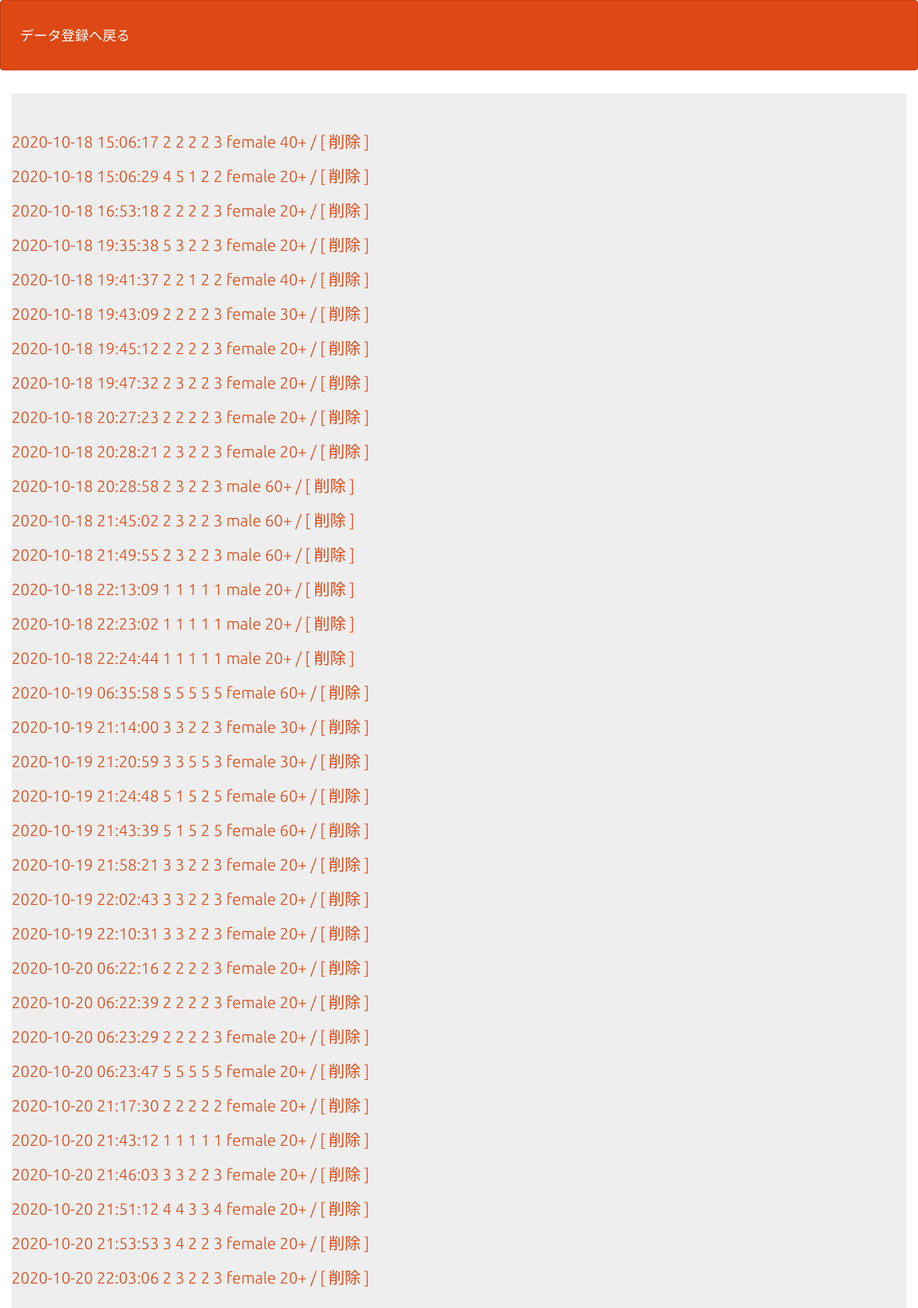
The app's page /20201017_phpkadai1/select.php with its own data.
### tables this page shows
CREATE TABLE `gs_br_table` (
  `id` int(12) NOT NULL,
  `Q1` int(5) NOT NULL,
  `Q2` int(5) NOT NULL,
  `Q3` int(5) NOT NULL,
  `Q4` int(5) NOT NULL,
  `Q5` int(5) NOT NULL,
  `sex` varchar(10) NOT NULL,
  `age` varchar(10) NOT NULL,
  `indate` datetime NOT NULL
);

### 20201017_phpkadai1/select.php (the view, shortened to what this page needs)
<?php
$pdo = db_conn();
try {
  $pdo = new PDO('mysql:dbname=gs_db;charset=utf8;host=localhost','root','root');
} catch (PDOException $e) {
  exit('DBConnectError'.$e->getMessage());
}
$stmt = $pdo->prepare('SELECT * FROM gs_br_table');
$status = $stmt->execute();
$view = "";
if ($status == false) {
  $error = $stmt->errorInfo();
  exit("ErrorQuery:" . $error[2]);
} else {
  while ($result = $stmt->fetch(PDO::FETCH_ASSOC)) {
    $view .= '<p>';
    $view .= '<a href="detail.php?id=' . $result["id"] . '">';
    $view .= $result['indate'] . ' ' . $result['Q1'] . ' ' . $result['Q2'] . ' ' . $result['Q3'] . ' ' . $result['Q4'] . ' ' . $result['Q5'] . ' ' . $result['sex'] . ' ' . $result['age'];
    $view .= '</a>';
    $view .= '<a href="delete.php?id=' . $result["id"] . '">';
    $view .= '  /  [ 削除 ]';
    $view .= '</a>';
    $view .= '</p>';
  }
}
?>
<!DOCTYPE html>
<html lang="ja">
<head>
<link rel="stylesheet" href="css/range.css">
<link href="css/bootstrap.min.css" rel="stylesheet">
</head>
<body id="main">
<header>
  <nav class="navbar navbar-default">
    <div class="container-fluid">
      <div class="navbar-header">
      <a class="navbar-brand" href="index2.php">データ登録へ戻る</a>
      </div>
    </div>
  </nav>
</header>
<div>
    <div class="container jumbotron"><?= $view ?></div>
</div>
</body>
</html>

### 20201017_phpkadai1/select.php (style rules this page uses)
div { padding: 10px;font-size:16px; }

### records on screen
gs_br_table: value "2020-10-18 15:06:17 2 2 2 2 3 female 40+ / [ 削除 ]"
gs_br_table: value "2020-10-18 15:06:29 4 5 1 2 2 female 20+ / [ 削除 ]"
gs_br_table: value "2020-10-18 16:53:18 2 2 2 2 3 female 20+ / [ 削除 ]"
gs_br_table: value "2020-10-18 19:35:38 5 3 2 2 3 female 20+ / [ 削除 ]"
gs_br_table: value "2020-10-18 19:41:37 2 2 1 2 2 female 40+ / [ 削除 ]"
gs_br_table: value "2020-10-18 19:43:09 2 2 2 2 3 female 30+ / [ 削除 ]"
gs_br_table: value "2020-10-18 19:45:12 2 2 2 2 3 female 20+ / [ 削除 ]"
gs_br_table: value "2020-10-18 19:47:32 2 3 2 2 3 female 20+ / [ 削除 ]"
gs_br_table: value "2020-10-18 20:27:23 2 2 2 2 3 female 20+ / [ 削除 ]"
gs_br_table: value "2020-10-18 20:28:21 2 3 2 2 3 female 20+ / [ 削除 ]"
gs_br_table: value "2020-10-18 20:28:58 2 3 2 2 3 male 60+ / [ 削除 ]"
gs_br_table: value "2020-10-18 21:45:02 2 3 2 2 3 male 60+ / [ 削除 ]"
gs_br_table: value "2020-10-18 21:49:55 2 3 2 2 3 male 60+ / [ 削除 ]"
gs_br_table: value "2020-10-18 22:13:09 1 1 1 1 1 male 20+ / [ 削除 ]"
gs_br_table: value "2020-10-18 22:23:02 1 1 1 1 1 male 20+ / [ 削除 ]"
gs_br_table: value "2020-10-18 22:24:44 1 1 1 1 1 male 20+ / [ 削除 ]"
gs_br_table: value "2020-10-19 06:35:58 5 5 5 5 5 female 60+ / [ 削除 ]"
gs_br_table: value "2020-10-19 21:14:00 3 3 2 2 3 female 30+ / [ 削除 ]"
gs_br_table: value "2020-10-19 21:20:59 3 3 5 5 3 female 30+ / [ 削除 ]"
gs_br_table: value "2020-10-19 21:24:48 5 1 5 2 5 female 60+ / [ 削除 ]"
gs_br_table: value "2020-10-19 21:43:39 5 1 5 2 5 female 60+ / [ 削除 ]"
gs_br_table: value "2020-10-19 21:58:21 3 3 2 2 3 female 20+ / [ 削除 ]"
gs_br_table: value "2020-10-19 22:02:43 3 3 2 2 3 female 20+ / [ 削除 ]"
gs_br_table: value "2020-10-19 22:10:31 3 3 2 2 3 female 20+ / [ 削除 ]"
gs_br_table: value "2020-10-20 06:22:16 2 2 2 2 3 female 20+ / [ 削除 ]"
gs_br_table: value "2020-10-20 06:22:39 2 2 2 2 3 female 20+ / [ 削除 ]"
gs_br_table: value "2020-10-20 06:23:29 2 2 2 2 3 female 20+ / [ 削除 ]"
gs_br_table: value "2020-10-20 06:23:47 5 5 5 5 5 female 20+ / [ 削除 ]"
gs_br_table: value "2020-10-20 21:17:30 2 2 2 2 2 female 20+ / [ 削除 ]"
gs_br_table: value "2020-10-20 21:43:12 1 1 1 1 1 female 20+ / [ 削除 ]"
gs_br_table: value "2020-10-20 21:46:03 3 3 2 2 3 female 20+ / [ 削除 ]"
gs_br_table: value "2020-10-20 21:51:12 4 4 3 3 4 female 20+ / [ 削除 ]"
gs_br_table: value "2020-10-20 21:53:53 3 4 2 2 3 female 20+ / [ 削除 ]"
gs_br_table: value "2020-10-20 22:03:06 2 3 2 2 3 female 20+ / [ 削除 ]"
